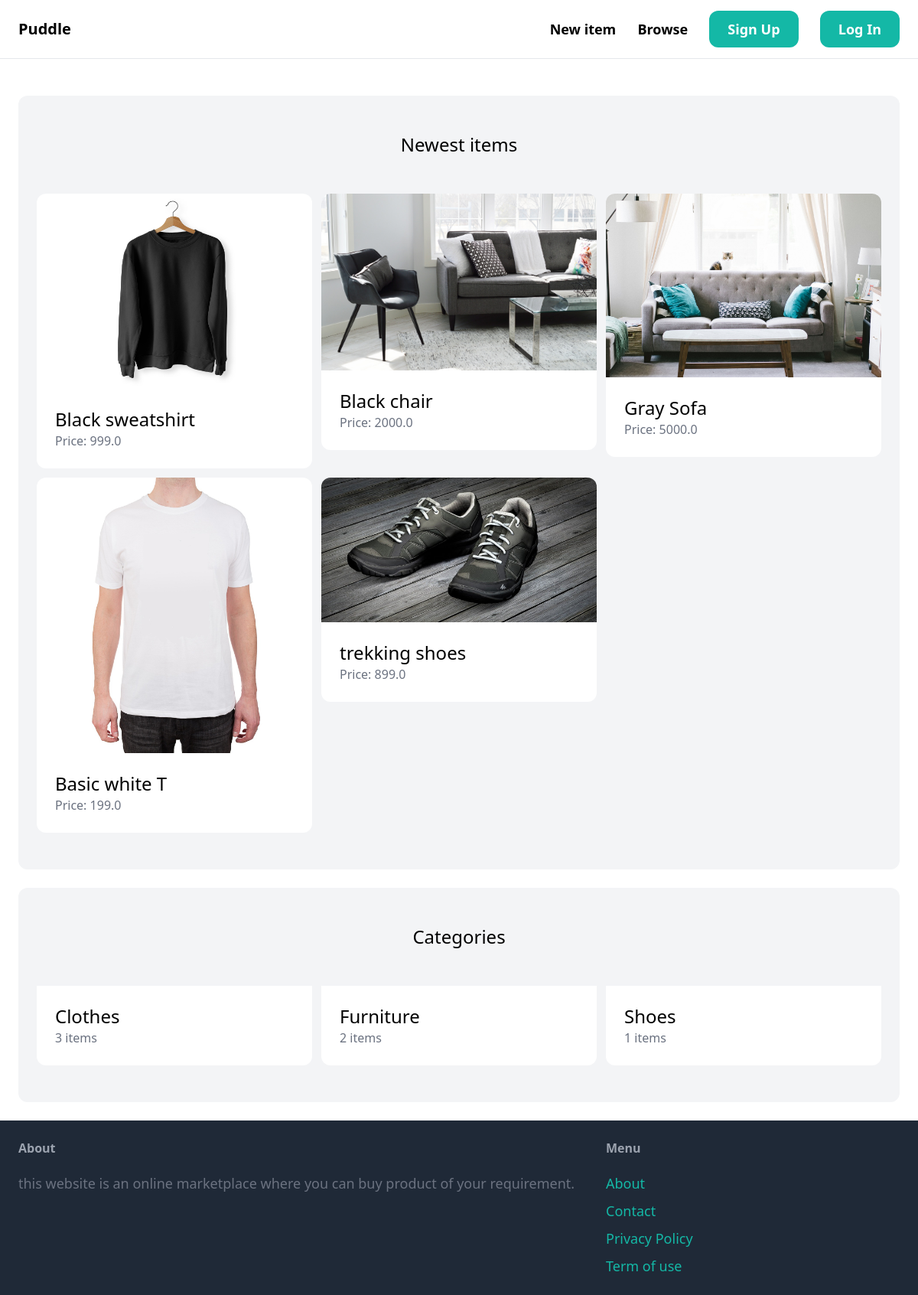
The page / on the database its author committed.
### item/models.py (models this page shows, shortened)
class Item(models.Model):
    category = models.ForeignKey(Category, related_name='items', on_delete=models.CASCADE)
    name = models.CharField(max_length=255)
    description = models.TextField(blank=True,null=True)
    price = models.FloatField()
    image = models.ImageField(upload_to='item_images',blank=True, null=True)
    is_sold = models.BooleanField(default=False)
    created_by = models.ForeignKey(User, related_name='items',on_delete=models.CASCADE)
    created_at = models.DateTimeField(auto_now_add=True)

class Category(models.Model):
    name = models.CharField(max_length=255)
    class Meta:
        ordering = ('name',)
        verbose_name_plural = 'Categories'

### core/views.py (the view)
# urls.py: path('',views.index, name='index'),
def index(request):
    items = Item.objects.filter(is_sold=False)[0:6]
    categories = Category.objects.all()
    return render(request, 'core/index.html',{
        'categories' : categories,
        'items' : items,
    })

### core/templates/core/index.html (shortened to what this page needs)
{% extends 'core/base.html' %}
{% block content %}
    <div class="mt-6 px-6 py-12 bg-gray-100 rounded-xl">
        <h2 class="mb-12 text-2xl text-center">Newest items</h2>
        <div class="grid grid-cols-3 gap-3">
            {% for item in items %}
              <div>
                <a href="{% url 'item:detail' item.id %}">
                    <div>
                        <img src="{{ item.image.url }}" class="rounded-t-xl">
                    </div>
                    <div class="p-6 bg-white rounded-b-xl">
                        <h2 class="text-2xl">{{ item.name }}</h2>
                        <p class="text-gray-500">Price: {{ item.price }}</p>
                    </div>
                </a>
              </div>
            {% endfor %}
        </div>
        </div>
        <div class="mt-6 px-6 py-12 bg-gray-100 rounded-xl">
            <h2 class="mb-12 text-2xl text-center">Categories</h2>
            <div class="grid grid-cols-3 gap-3">
                {% for category in categories %}
                <div>
                    <a href="#">
                        <div class="p-6 bg-white rounded-b-xl">
                            <h2 class="text-2xl">{{ category.name }}</h2>
                            <p class="text-gray-500">{{ category.items.count }} items</p>
                        </div>
                    </a>
                  </div>
                {% endfor %}
                </div>
                </div>
{% endblock %}

### core/templates/core/base.html (shortened to what this page needs)
<!DOCTYPE html>
<html lang="en">
<head>
    <script src="https://cdn.tailwindcss.com"></script>
</head>
<body>
    <nav class="py-6 px-6 flex justify-between items-center border-b border-gray-200">
        <a href="/" class="text-xl font-semibold">Puddle</a>
        <div class="space-x-6">
           <a href="{% url 'item:new' %}" class="text-lg font-semibold hover:text-gray-500">New item</a>
           <a href="{% url 'item:items' %}" class="text-lg font-semibold hover:text-gray-500">Browse</a>
         {% if request.user.is_authenticated %}
            <a href="{% url 'conversation:inbox' %}" class="px-6 py-3 text-lg font-semibold bg-teal-500 text-white rounded-xl hover:bg-teal-700">Inbox</a>
            <a href="{% url 'dashboard:index' %}" class="px-6 py-3 text-lg font-semibold bg-teal-500 text-white rounded-xl hover:bg-gray-700">Dashboard</a>
         {% else %}
            <a href="{% url 'core:signup' %}" class="px-6 py-3 text-lg font-semibold bg-teal-500 text-white rounded-xl hover:bg-teal-700">Sign Up</a>
            <a href="{% url 'core:login' %}" class="px-6 py-3 text-lg font-semibold bg-teal-500 text-white rounded-xl hover:bg-gray-700">Log In</a>
         {% endif %}
        </div>
    </nav>
    <div class="px-6 py-6">
    {% block content %}
    {% endblock %}
</div>
<footer class="py-6 px-6 flex justify-between bg-gray-800">
    <div class="w-2/3 pr-10">
        <h3 class="mb-5 font-semibold text-gray-400">About</h3>
        <p class="text-lg text-gray-500">this website is an online marketplace where you can buy product of your requirement.</p>
    </div>
    <div class="w-1/3">
        <h3 class="mb-5 font-semibold text-gray-400">Menu</h3>
        <ul class="space-y-2">
            <li><a href="#" class="text-lg text-teal-500 hover:text-teal-700">About</a></li>
            <li><a href="{% url 'core:contact' %}" class="text-lg text-teal-500 hover:text-teal-700">Contact</a></li>
            <li><a href="#" class="text-lg text-teal-500 hover:text-teal-700">Privacy Policy</a></li>
            <li><a href="#" class="text-lg text-teal-500 hover:text-teal-700">Term of use</a></li>
         </ul>
     </div>
</footer>
</body>
</html>

### rows shown on the page
Item: image (picture), name "Black sweatshirt", price "999.0"
Item: image (picture), name "Black chair", price "2000.0"
Item: image (picture), name "Gray Sofa", price "5000.0"
Item: image (picture), name "Basic white T", price "199.0"
Item: image (picture), name "trekking shoes", price "899.0"
Category: name "Clothes", items.count "3"
Category: name "Furniture", items.count "2"
Category: name "Shoes", items.count "1"
